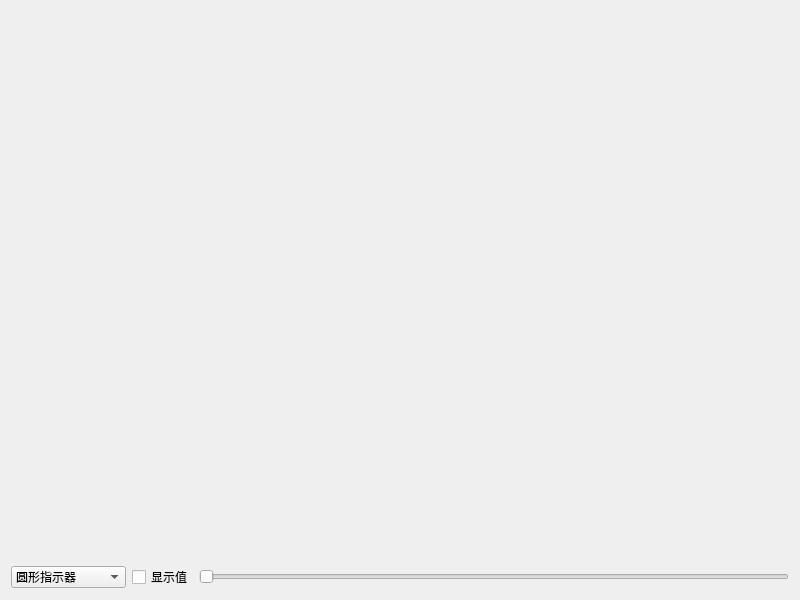
<?xml version="1.0" encoding="UTF-8"?>
<ui version="4.0">
 <class>frmGaugeDial</class>
 <widget class="QWidget" name="frmGaugeDial">
  <property name="geometry">
   <rect>
    <x>0</x>
    <y>0</y>
    <width>800</width>
    <height>600</height>
   </rect>
  </property>
  <property name="windowTitle">
   <string>Form</string>
  </property>
  <layout class="QVBoxLayout" name="verticalLayout">
   <item>
    <widget class="GaugeDial" name="gaugeDial" native="true">
     <property name="sizePolicy">
      <sizepolicy hsizetype="Preferred" vsizetype="Expanding">
       <horstretch>0</horstretch>
       <verstretch>0</verstretch>
      </sizepolicy>
     </property>
    </widget>
   </item>
   <item>
    <layout class="QHBoxLayout" name="horizontalLayout">
     <item>
      <widget class="QComboBox" name="cboxPointerStyle">
       <property name="minimumSize">
        <size>
         <width>110</width>
         <height>0</height>
        </size>
       </property>
       <item>
        <property name="text">
         <string>圆形指示器</string>
        </property>
       </item>
       <item>
        <property name="text">
         <string>指针指示器</string>
        </property>
       </item>
       <item>
        <property name="text">
         <string>圆角指针指示器</string>
        </property>
       </item>
       <item>
        <property name="text">
         <string>三角形指示器</string>
        </property>
       </item>
      </widget>
     </item>
     <item>
      <widget class="QCheckBox" name="ckShowValue">
       <property name="text">
        <string>显示值</string>
       </property>
      </widget>
     </item>
     <item>
      <widget class="QSlider" name="horizontalSlider">
       <property name="maximum">
        <number>100</number>
       </property>
       <property name="orientation">
        <enum>Qt::Horizontal</enum>
       </property>
      </widget>
     </item>
    </layout>
   </item>
  </layout>
 </widget>
 <customwidgets>
  <customwidget>
   <class>GaugeDial</class>
   <extends>QWidget</extends>
   <header>gaugedial.h</header>
  </customwidget>
 </customwidgets>
 <resources/>
 <connections/>
</ui>
